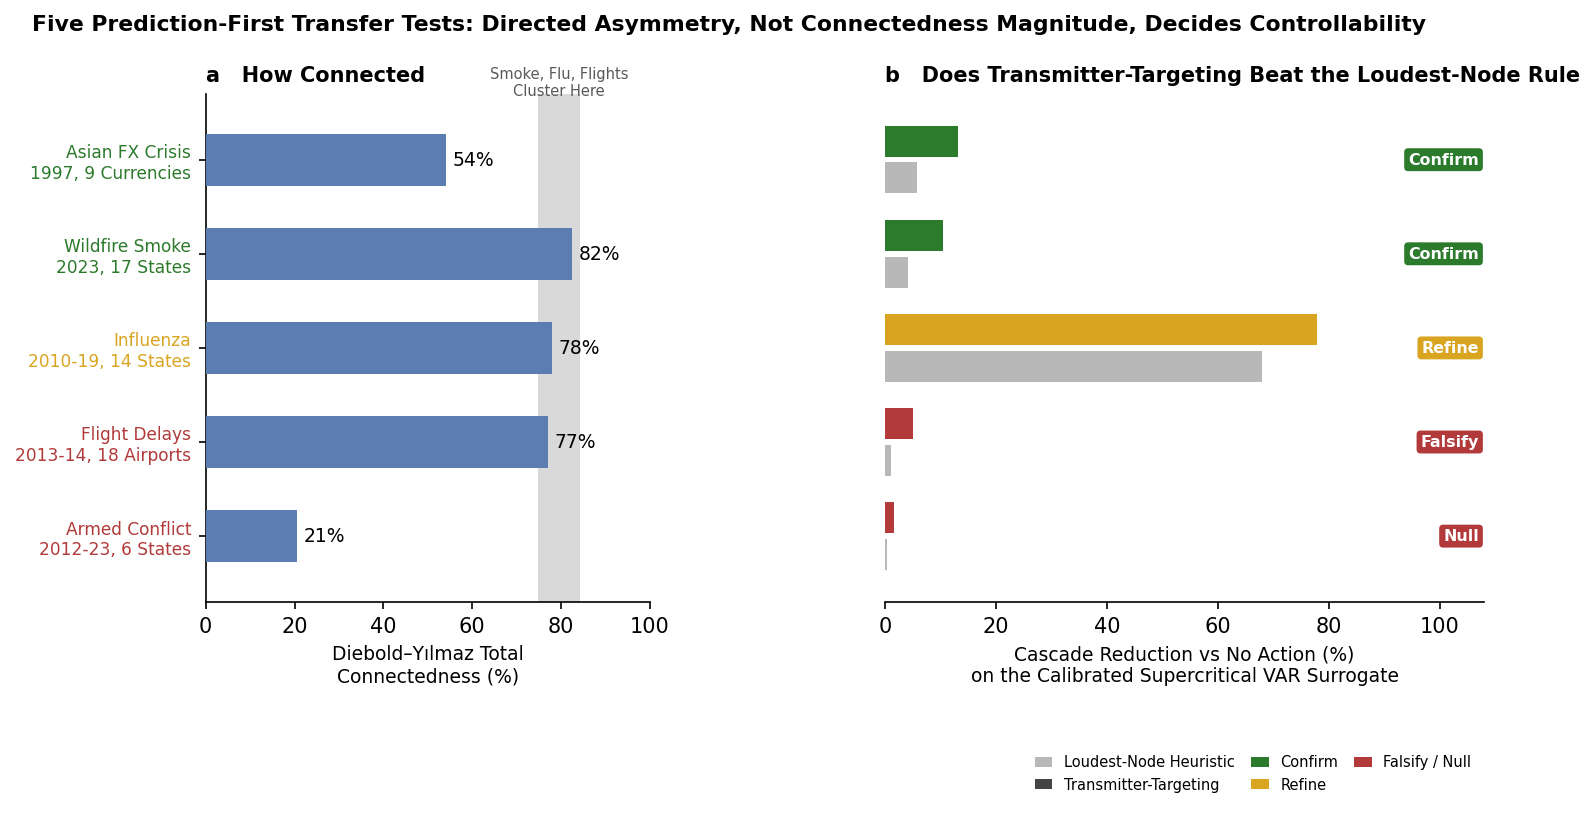

This figure's Python source:
#!/usr/bin/env python3
"""Six-test transfer scorecard for the NCS Article: the five prediction-first
out-of-domain tests (COVID is the held-out anchor, shown in the benchmark/validity
figures). Visualises the law: connectedness magnitude does NOT predict controllability
(smoke 82%, flu 78%, flights 77% cluster yet diverge); directed asymmetry does."""
import json, matplotlib
from pathlib import Path
matplotlib.use("Agg")
import matplotlib.pyplot as plt
from matplotlib.patches import Patch
import numpy as np

R = str(Path(__file__).resolve().parent)
def load(f): return json.load(open(f"{R}/{f}"))

# (label, class, file, verdict)  -- ordered by domain class
rows = [
    ("Asian FX Crisis\n1997, 9 Currencies",      "financial",      "asia97_transfer_results.json",   "CONFIRM"),
    ("Wildfire Smoke\n2023, 17 States",          "environmental",  "smoke23_transfer_results.json",  "CONFIRM"),
    ("Influenza\n2010-19, 14 States",            "epidemic",       "flu_transfer_results.json",      "REFINE"),
    ("Flight Delays\n2013-14, 18 Airports",      "infrastructure", "flights_transfer_results.json",  "FALSIFY"),
    ("Armed Conflict\n2012-23, 6 States",        "geopolitical",   "conflict_transfer_results.json", "NULL"),
]
COL = {"CONFIRM": "#2C7A2C", "REFINE": "#D9A521", "FALSIFY": "#B23A3A", "NULL": "#B23A3A"}

data = []
for lab, cls, f, verdict in rows:
    d = load(f)
    inter = d["interdiction"]
    data.append(dict(lab=lab, cls=cls, verdict=verdict,
                     dy=d["dy_total"], greedy=inter["greedy"], transmit=inter["transmitter"],
                     transmitter=str(d["transmitter"]), loudest=str(d["loudest"]),
                     gap=bool(d.get("transmitter_not_loudest"))))

n = len(data)
y = np.arange(n)[::-1]  # top-to-bottom in listed order
fig, (axA, axB) = plt.subplots(1, 2, figsize=(11.0, 4.4), gridspec_kw=dict(width_ratios=[1.0, 1.35], wspace=0.45))

# --- Panel A: network connectedness ---
for yi, d in zip(y, data):
    axA.barh(yi, d["dy"], color="#5B7DB1", height=0.55, zorder=3)
    axA.text(d["dy"] + 1.5, yi, f"{d['dy']:.0f}%", va="center", ha="left", fontsize=9, zorder=4)
axA.axvspan(75, 84, color="0.85", zorder=0)  # the high-connectedness cluster band
axA.text(79.5, n - 0.35, "Smoke, Flu, Flights\nCluster Here", fontsize=7.0, ha="center", va="bottom", color="0.35")
axA.set_xlim(0, 100); axA.set_ylim(-0.7, n - 0.3)
axA.set_yticks(y)
axA.set_yticklabels([d["lab"] for d in data], fontsize=8.2)
for tick, d in zip(axA.get_yticklabels(), data):
    tick.set_color(COL[d["verdict"]])
axA.set_xlabel("Diebold–Yılmaz Total\nConnectedness (%)", fontsize=9)
axA.set_title("a   How Connected", fontsize=10, loc="left", fontweight="bold")
axA.spines[["top", "right"]].set_visible(False)

# --- Panel B: cascade reduction, loudest-node heuristic vs transmitter-targeting ---
h = 0.33
for yi, d in zip(y, data):
    axB.barh(yi + h/1.7, d["transmit"], color=COL[d["verdict"]], height=h, zorder=3, label="_")
    axB.barh(yi - h/1.7, d["greedy"], color="0.72", height=h, zorder=3, label="_")
axB.set_xlim(0, 108); axB.set_ylim(-0.7, n - 0.3)
axB.set_yticks([])
axB.set_xticks([0, 20, 40, 60, 80, 100])
axB.set_xlabel("Cascade Reduction vs No Action (%)\non the Calibrated Supercritical VAR Surrogate", fontsize=9)
axB.set_title("b   Does Transmitter-Targeting Beat the Loudest-Node Rule", fontsize=10, loc="left", fontweight="bold")
axB.spines[["top", "right", "left"]].set_visible(False)
# verdict chips at far right, clear of the bars
for yi, d in zip(y, data):
    axB.text(107, yi, d["verdict"].capitalize(), va="center", ha="right", fontsize=7.6, fontweight="bold",
             color="white", bbox=dict(boxstyle="round,pad=0.25", fc=COL[d["verdict"]], ec="none"))

legend = [Patch(fc="0.72", label="Loudest-Node Heuristic"),
          Patch(fc="#444444", label="Transmitter-Targeting"),
          Patch(fc=COL["CONFIRM"], label="Confirm"),
          Patch(fc=COL["REFINE"], label="Refine"),
          Patch(fc=COL["FALSIFY"], label="Falsify / Null")]
axB.legend(handles=legend, loc="lower right", bbox_to_anchor=(1.0, -0.40), ncol=3,
           fontsize=7.0, frameon=False, handlelength=1.2, columnspacing=1.1)

fig.suptitle("Five Prediction-First Transfer Tests: Directed Asymmetry, Not Connectedness Magnitude, Decides Controllability",
             fontsize=10.5, y=1.0, x=0.02, ha="left", fontweight="bold")
fig.savefig(f"{R}/transfer_scorecard.pdf", bbox_inches="tight", dpi=200)
fig.savefig(f"{R}/transfer_scorecard.png", bbox_inches="tight", dpi=150)
print("wrote transfer_scorecard.pdf/.png")
for d in data:
    print(f"  {d['cls']:<15} dy={d['dy']:>5.1f}  greedy={d['greedy']:>5.1f}  transmit={d['transmit']:>5.1f}  {d['transmitter']}->{d['loudest']} gap={d['gap']}  {d['verdict']}")
